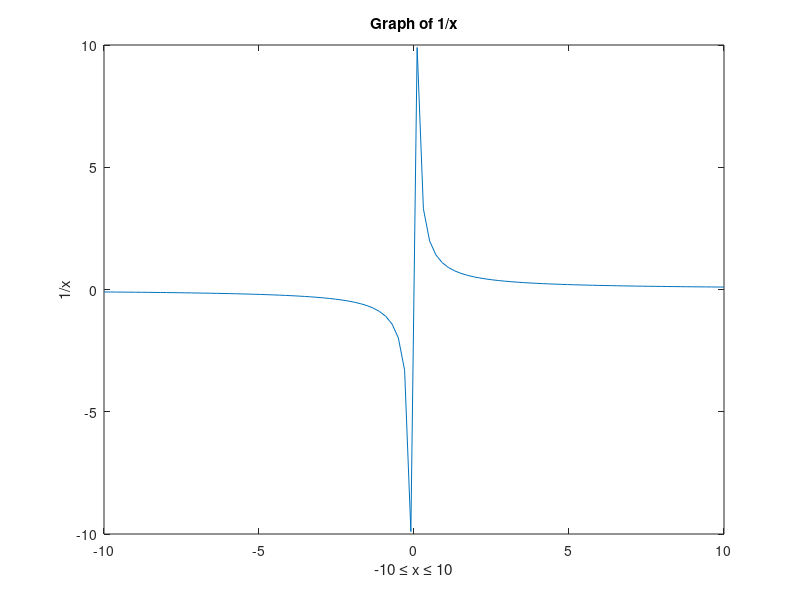

Here is the MATLAB script that generated this plot:
% Plot the function 1/x

% define function and domain
x = linspace(-10,10);
y = 1./x;

% plot y from [-10,10]
plot(x,y);

% add information
title('Graph of 1/x');
xlabel('-10 \leq x \leq 10');
ylabel('1/x');